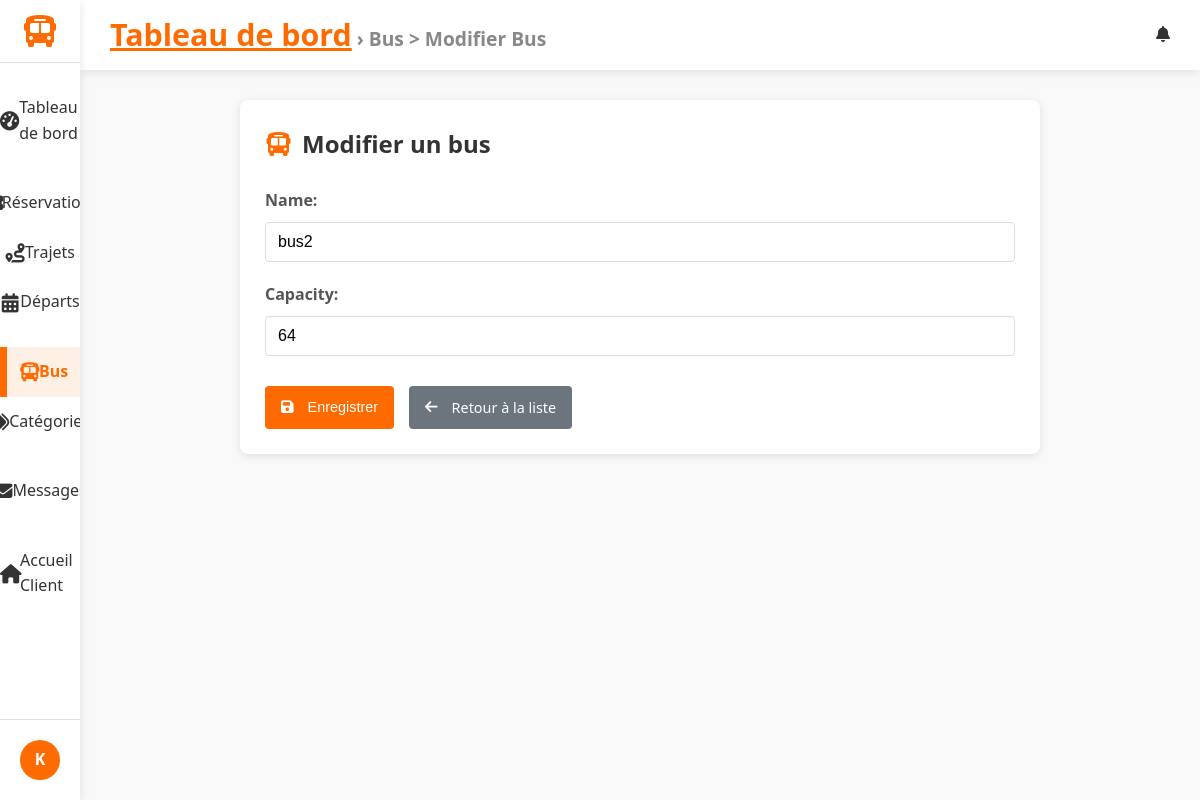
Screenshot of /dashboard/buses/2/edit/ (signed in) with the database file from the repository.
### accounts/models.py (models this page shows, shortened)
class CustomUser(AbstractUser):
    """
    Modèle utilisateur personnalisé. Hérite de AbstractUser (nom d'utilisateur, email, etc.).
    Nous pourrions ajouter des champs ici (par ex. is_client), mais utilisons la version minimale.
    """

### trips/models.py (models this page shows, shortened)
class Bus(models.Model):
    name = models.CharField(max_length=100)
    capacity = models.PositiveIntegerField()

### gareci_admin/views.py (the view)
# urls.py: path('buses/<int:pk>/edit/', BusUpdateView.as_view(), name='bus_edit'),
class BusUpdateView(StaffRequiredMixin,ActiveTabMixin, BreadcrumbMixin , UpdateView):
    model = Bus
    fields = ['name', 'capacity']
    template_name = 'dashboard/bus_form.html'
    active_tab_value ='buses'
    breadcrumb_title = 'Bus > Modifier Bus'
    success_url = reverse_lazy('dashboard:bus_list')

### gareci_admin/utils.py (called while the page is built)
    def test_func(self):
        return self.request.user.is_staff

    def get_context_data(self, **kwargs):
        context = super().get_context_data(**kwargs)
        if self.active_tab_value:
            context['active_tab'] = self.active_tab_value
        return context

    def get_context_data(self, **kwargs):
        context = super().get_context_data(**kwargs)
        if self.breadcrumb_title:
            context['breadcrumb_title'] = self.breadcrumb_title
        return context

### gareci_admin/templates/dashboard/bus_form.html (shortened to what this page needs)
{% extends 'dashboard/dashboard_base.html' %}
{% block content %}
<div class="bus-form-container">
    <div class="bus-form-header">
        <i class="fas fa-bus"></i>
        <h2>{% if form.instance.pk %}Modifier{% else %}Ajouter{% endif %} un bus</h2>
    </div>
    <form method="post">
        {% for field in form %}
        <div class="form-group">
            {{ field.label_tag }}
            {{ field }}
        </div>
        {% endfor %}
        <div class="form-actions">
            <button type="submit" class="btn btn-primary">
                <i class="fas fa-save"></i> Enregistrer
            </button>
            <a href="{% url 'dashboard:bus_list' %}" class="btn btn-secondary">
                <i class="fas fa-arrow-left"></i> Retour à la liste
            </a>
        </div>
    </form>
</div>
{% endblock %}

### gareci_admin/templates/dashboard/dashboard_base.html (shortened to what this page needs)
{% load static %}
<!DOCTYPE html>
<html lang="fr">
<head>
    <link rel="stylesheet" href="https://cdnjs.cloudflare.com/ajax/libs/font-awesome/6.4.0/css/all.min.css">
    <link rel="stylesheet" href="{% static 'css/gareci_admin/dashboards.css' %}">
    <link rel="stylesheet" href="{% static 'css/gareci_admin/reservation_list.css' %}">
    <link rel="stylesheet" href="{% static 'css/gareci_admin/reservation_form.css' %}">
    <link rel="stylesheet" href="{% static 'css/gareci_admin/reservation_confirm_delete.css' %}">
    <link rel="stylesheet" href="{% static 'css/gareci_admin/trip_form.css' %}">
    <link rel="stylesheet" href="{% static 'css/gareci_admin/trip_list.css' %}">
    <link rel="stylesheet" href="{% static 'css/gareci_admin/message_list.css' %}">
    <link rel="stylesheet" href="{% static 'css/gareci_admin/message_form.css' %}">
    <link rel="stylesheet" href="{% static 'css/gareci_admin/message_confirm_delete.css' %}">
    <link rel="stylesheet" href="{% static 'css/gareci_admin/departure_list_.css' %}">
    <link rel="stylesheet" href="{% static 'css/gareci_admin/departure_form.css' %}">
    <link rel="stylesheet" href="{% static 'css/gareci_admin/category_list.css' %}">
    <link rel="stylesheet" href="{% static 'css/gareci_admin/category_form.css' %}">
    <link rel="stylesheet" href="{% static 'css/gareci_admin/bus_list.css' %}">
    <link rel="stylesheet" href="{% static 'css/gareci_admin/bus_form.css' %}">
</head>
<body>
    <div class="dashboard-container">
        <aside class="sidebar">
            <div class="logo">
                <a href="{% url 'dashboard:index' %}">
                    <i class="fas fa-bus"></i>
                </a>
            </div>
            <nav class="sidebar-nav">
                <ul class="nav-list">
                    <li class="{% if active_tab == 'dashboard' %}active{% endif %}">
                        <a href="{% url 'dashboard:index' %}">
                            <i class="fas fa-tachometer-alt"></i> Tableau de bord
                        </a>
                    </li>
                    <li class="nav-section-header">
                    </li>
                    <li class="{% if active_tab == 'reservations' %}active{% endif %}">
                        <a href="{% url 'dashboard:reservation_list' %}">
                             Réservations
                        </a>
                    </li>
                    <li class="{% if active_tab == 'trips' %}active{% endif %}">
                        <a href="{% url 'dashboard:trip_list' %}">
                            <i class="fas fa-route"></i> Trajets
                        </a>
                    </li>
                    <li class="{% if active_tab == 'departures' %}active{% endif %}">
                        <a href="{% url 'dashboard:departure_list' %}">
                            <i class="fas fa-calendar-alt"></i> Départs
                        </a>
                    </li>
                    <li class="nav-section-header">
                    </li>
                    <li class="{% if active_tab == 'buses' %}active{% endif %}">
                        <a href="{% url 'dashboard:bus_list' %}">
                            <i class="fas fa-bus"></i> Bus
                        </a>
                    </li>
                    <li class="{% if active_tab == 'categories' %}active{% endif %}">
                        <a href="{% url 'dashboard:category_list' %}">
                            <i class="fas fa-tags"></i> Catégories
                        </a>
                    </li>
                    <li class="nav-section-header">
                    </li>
                    <li class="{% if active_tab == 'messages' %}active{% endif %}">
                        <a href="{% url 'dashboard:message_list' %}">
                            <i class="fas fa-envelope"></i> Messages
                        </a>
                    </li>
                    <li class="nav-section-header">
                    </li>
                    <li class="{% if active_tab == 'messages' %}active{% endif %}">
                        <a href="{% url 'trips:home' %}">
                            <i class="fas fa-home"></i>Accueil Client
                        </a>
                    </li>
                </ul>
            </nav>
            <div class="sidebar-footer">
                <div class="user-profile">
                    <div class="user-avatar">
                        {% if user.profile.image %}
                            <img src="{{ user.profile.image.url }}" alt="{{ user.username }}">
                        {% else %}
                            <div class="avatar-initials">
                                {{ user.username|slice:":1"|upper }}
                            </div>
                        {% endif %}
                    </div>
                </div>
            </div>
        </aside>
        <main class="main-content">
            <header class="content-header">
                <div class="header-left">
                    <div class="breadcrumbs">
                        {% block breadcrumbs %}
                        <a href="{% url 'dashboard:index' %}">Tableau de bord</a>
                        {% if breadcrumb_title %} &rsaquo; {{ breadcrumb_title }}{% endif %}
                        {% endblock %}
                    </div>
                </div>
                <div class="header-right">
                    {% block header_actions %}
                    <div class="notifications">
                        <i class="fas fa-bell"></i>
                    </div>
                    {% endblock %}
                </div>
            </header>
            <div class="content-wrapper">
                {% block content %}{% endblock %}
            </div>
        </main>
    </div>
</body>
</html>

### static/css/gareci_admin/dashboards.css (style rules this page uses)
:root { --primary: #FF6B00; --primary-dark: #E05D00; --secondary: #0056B3; --dark: #333333; --light: #F5F5F5; --gray: #888888; --light-gray: #E0E0E0; --sidebar-width: 280px; --sidebar-collapsed-width: 80px; --header-height: 70px; --blue: #4285F4; --green: #34A853; --orange: #FBBC05; --red: #EA4335; --border-radius: 8px; --box-shadow: 0 2px 10px rgba(0, 0, 0, 0.1); --transition: all 0.3s ease; }
* { margin: 0; padding: 0; box-sizing: border-box; }
body { font-family: 'Segoe UI', Tahoma, Geneva, Verdana, sans-serif; background-color: #f9f9f9; color: var(--dark); line-height: 1.6; }
.dashboard-container { display: flex; min-height: 100vh; }
.sidebar { width: var(--sidebar-width); background-color: white; box-shadow: var(--box-shadow); display: flex; flex-direction: column; transition: var(--transition); z-index: 100; height: 100vh; position: fixed; }
.logo { display: flex; align-items: center; padding: 20px; border-bottom: 1px solid var(--light-gray); }
.logo a { text-decoration:none ; display: flex; align-items: center; }
.logo i { font-size: 2rem; color: var(--primary); margin-right: 10px; }
.sidebar-nav { flex: 1; padding: 20px 0; overflow-y: auto; }
.nav-list { list-style: none; }
.nav-section-header { padding: 15px 20px 5px; font-size: 0.8rem; text-transform: uppercase; color: var(--gray); letter-spacing: 0.5px; }
.nav-list li a { display: flex; align-items: center; padding: 12px 20px; color: var(--dark); text-decoration: none; transition: var(--transition); }
.nav-list li a i { margin-right: 10px; width: 20px; text-align: center; }
.nav-list li.active a { background-color: rgba(255, 107, 0, 0.1); color: var(--primary); border-left: 3px solid var(--primary); }
li.active { background-color: var(--accent); font-weight: bold; border-left: 4px solid var(--primary); }
.sidebar-footer { padding: 20px; border-top: 1px solid var(--light-gray); }
.user-profile { display: flex; align-items: center; }
.user-avatar { margin-right: 12px; }
.avatar-initials { width: 40px; height: 40px; border-radius: 50%; background-color: var(--primary); color: white; display: flex; align-items: center; justify-content: center; font-weight: bold; }
.main-content { flex: 1; margin-left: var(--sidebar-width); transition: var(--transition); min-height: 100vh; display: flex; flex-direction: column; }
.content-header { display: flex; justify-content: space-between; align-items: center; padding: 0 30px; height: var(--header-height); background-color: white; box-shadow: var(--box-shadow); position: sticky; top: 0; z-index: 90; }
.header-left { display: flex; align-items: center; }
.breadcrumbs { font-size: 1.2rem; color: var(--gray); font-weight: bolder; }
.breadcrumbs a { color: var(--primary); font-size: 1.9rem; font-weight: bolder; }
.header-right { display: flex; align-items: center; gap: 20px; }
.notifications { position: relative; cursor: pointer; }
.content-wrapper { flex: 1; padding: 30px; background-color: #f9f9f9; }
.btn { display: inline-flex; align-items: center; justify-content: center; padding: 8px 16px; border-radius: var(--border-radius); font-weight: 500; cursor: pointer; transition: var(--transition); border: none; font-size: 0.9rem; }
.btn i { margin-right: 6px; }
.btn-primary { background-color: var(--primary); color: white; }
@media (max-width: 1200px) { .sidebar { width: var(--sidebar-collapsed-width); } }
@media (max-width: 1200px) { .logo { justify-content: center; padding: 15px 0; } }
@media (max-width: 1200px) { .logo i { margin-right: 0; } }
@media (max-width: 1200px) { .nav-list li a { justify-content: center; padding: 12px 0; } }
@media (max-width: 1200px) { .nav-list li a i { margin-right: 0; font-size: 1.2rem; } }
@media (max-width: 1200px) { .user-avatar { margin-right: 0; } }
@media (max-width: 1200px) { .main-content { margin-left: var(--sidebar-collapsed-width); } }

### static/css/gareci_admin/reservation_list.css (style rules this page uses)
.btn { display: inline-flex; align-items: center; justify-content: center; padding: 8px 12px; border-radius: 4px; font-weight: 500; text-decoration: none; font-size: 0.85rem; transition: all 0.3s; border: none; cursor: pointer; }

### static/css/gareci_admin/reservation_confirm_delete.css (style rules this page uses)
.btn { display: inline-flex; align-items: center; justify-content: center; padding: 10px 16px; border-radius: 4px; font-weight: 500; text-decoration: none; font-size: 0.9rem; transition: all 0.3s; border: none; cursor: pointer; gap: 8px; }
.btn-secondary { background-color: #6c757d; color: white; }
.form-actions { display: flex; gap: 15px; margin-top: 30px; flex-wrap: wrap; }

### rows the page displays
CustomUser: username "K"
Bus: form "bus2" "64"

### other values shown
{{ breadcrumb_title }} "Bus > Modifier Bus"
{{ field.label_tag }} "Name:" "Capacity:"
